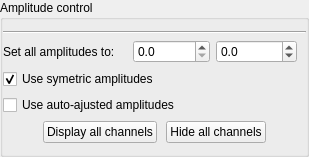
                       <widget class="QGroupBox" name="groupBox_7">
                        <property name="title">
                         <string>Amplitude control</string>
                        </property>
                        <layout class="QVBoxLayout" name="verticalLayout_28">
                         <property name="leftMargin">
                          <number>0</number>
                         </property>
                         <property name="rightMargin">
                          <number>0</number>
                         </property>
                         <item>
                          <widget class="Line" name="line_22">
                           <property name="orientation">
                            <enum>Qt::Horizontal</enum>
                           </property>
                          </widget>
                         </item>
                         <item>
                          <layout class="QGridLayout" name="gridLayout_13">
                           <property name="topMargin">
                            <number>0</number>
                           </property>
                           <item row="3" column="0" colspan="3">
                            <layout class="QHBoxLayout" name="horizontalLayout_23">
                             <property name="topMargin">
                              <number>0</number>
                             </property>
                             <item>
                              <spacer name="horizontalSpacer_9">
                               <property name="orientation">
                                <enum>Qt::Horizontal</enum>
                               </property>
                               <property name="sizeHint" stdset="0">
                                <size>
                                 <width>40</width>
                                 <height>20</height>
                                </size>
                               </property>
                              </spacer>
                             </item>
                             <item>
                              <widget class="QPushButton" name="_PanChanSelectAll">
                               <property name="toolTip">
                                <string>&lt;html&gt;&lt;head/&gt;&lt;body&gt;&lt;p&gt;Display all channels&lt;/p&gt;&lt;/body&gt;&lt;/html&gt;</string>
                               </property>
                               <property name="text">
                                <string>Display all channels</string>
                               </property>
                              </widget>
                             </item>
                             <item>
                              <spacer name="horizontalSpacer_14">
                               <property name="orientation">
                                <enum>Qt::Horizontal</enum>
                               </property>
                               <property name="sizeHint" stdset="0">
                                <size>
                                 <width>0</width>
                                 <height>20</height>
                                </size>
                               </property>
                              </spacer>
                             </item>
                             <item>
                              <widget class="QPushButton" name="_PanChanDeselectAll">
                               <property name="toolTip">
                                <string>&lt;html&gt;&lt;head/&gt;&lt;body&gt;&lt;p&gt;Hide all channels&lt;/p&gt;&lt;/body&gt;&lt;/html&gt;</string>
                               </property>
                               <property name="text">
                                <string>Hide all channels</string>
                               </property>
                              </widget>
                             </item>
                             <item>
                              <spacer name="horizontalSpacer_12">
                               <property name="orientation">
                                <enum>Qt::Horizontal</enum>
                               </property>
                               <property name="sizeHint" stdset="0">
                                <size>
                                 <width>40</width>
                                 <height>20</height>
                                </size>
                               </property>
                              </spacer>
                             </item>
                            </layout>
                           </item>
                           <item row="0" column="1" colspan="2">
                            <widget class="QWidget" name="widget_6" native="true">
                             <layout class="QHBoxLayout" name="horizontalLayout_4">
                              <property name="topMargin">
                               <number>0</number>
                              </property>
                              <property name="bottomMargin">
                               <number>0</number>
                              </property>
                              <item>
                               <widget class="QDoubleSpinBox" name="_PanAllAmpMin">
                                <property name="toolTip">
                                 <string>&lt;html&gt;&lt;head/&gt;&lt;body&gt;&lt;p&gt;Change minimum amplitude for all channels&lt;/p&gt;&lt;/body&gt;&lt;/html&gt;</string>
                                </property>
                                <property name="decimals">
                                 <number>1</number>
                                </property>
                                <property name="maximum">
                                 <double>100000.000000000000000</double>
                                </property>
                                <property name="value">
                                 <double>0.000000000000000</double>
                                </property>
                               </widget>
                              </item>
                              <item>
                               <widget class="QDoubleSpinBox" name="_PanAllAmpMax">
                                <property name="toolTip">
                                 <string>&lt;html&gt;&lt;head/&gt;&lt;body&gt;&lt;p&gt;Change maximum amplitude for all channels&lt;/p&gt;&lt;/body&gt;&lt;/html&gt;</string>
                                </property>
                                <property name="decimals">
                                 <number>1</number>
                                </property>
                                <property name="minimum">
                                 <double>-100000.000000000000000</double>
                                </property>
                                <property name="maximum">
                                 <double>100000.000000000000000</double>
                                </property>
                               </widget>
                              </item>
                             </layout>
                            </widget>
                           </item>
                           <item row="1" column="0" colspan="3">
                            <widget class="QCheckBox" name="_PanAmpSym">
                             <property name="text">
                              <string>Use symetric amplitudes</string>
                             </property>
                             <property name="checked">
                              <bool>true</bool>
                             </property>
                            </widget>
                           </item>
                           <item row="2" column="0" colspan="3">
                            <widget class="QCheckBox" name="_PanAmpAuto">
                             <property name="text">
                              <string>Use auto-ajusted amplitudes</string>
                             </property>
                            </widget>
                           </item>
                           <item row="0" column="0">
                            <widget class="QLabel" name="label_35">
                             <property name="text">
                              <string>Set all amplitudes to: </string>
                             </property>
                            </widget>
                           </item>
                          </layout>
                         </item>
                        </layout>
                       </widget>
